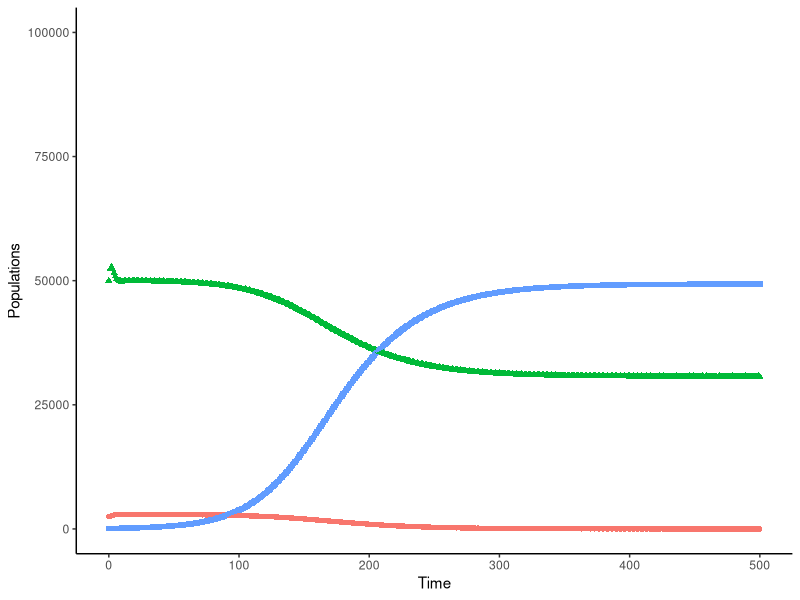
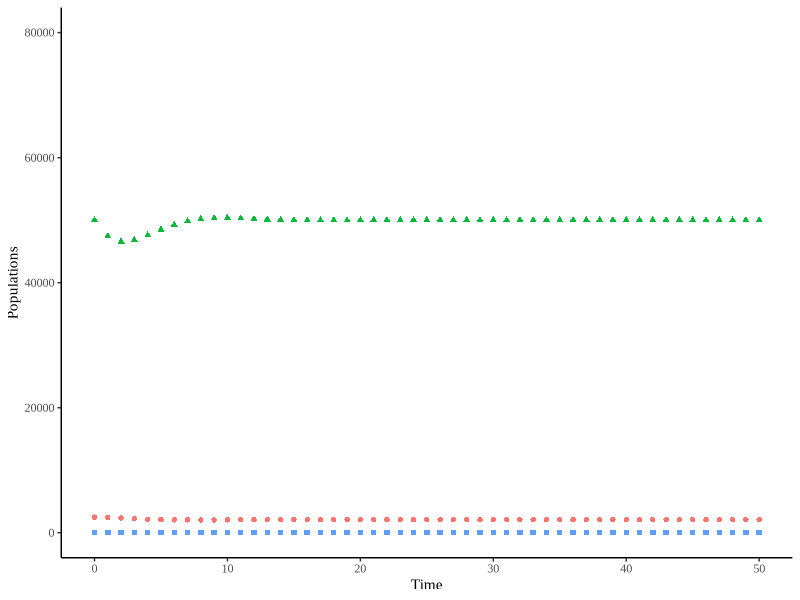
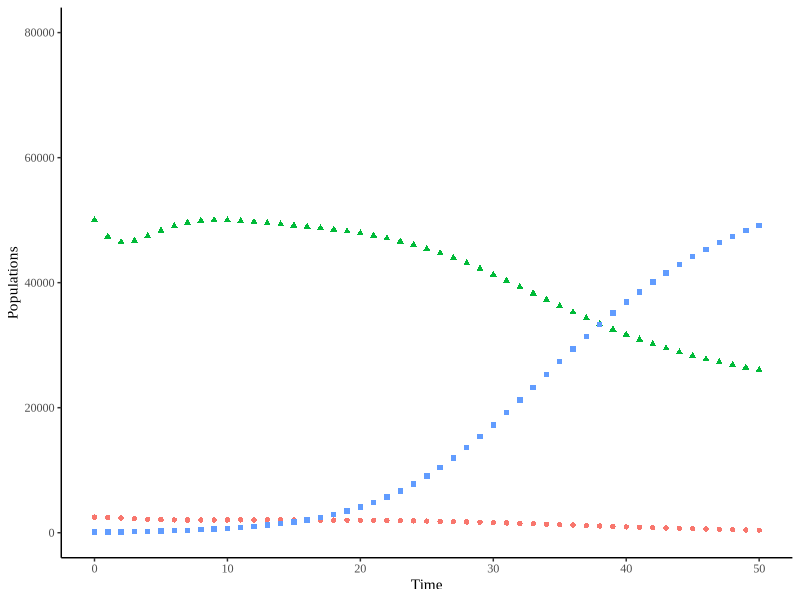
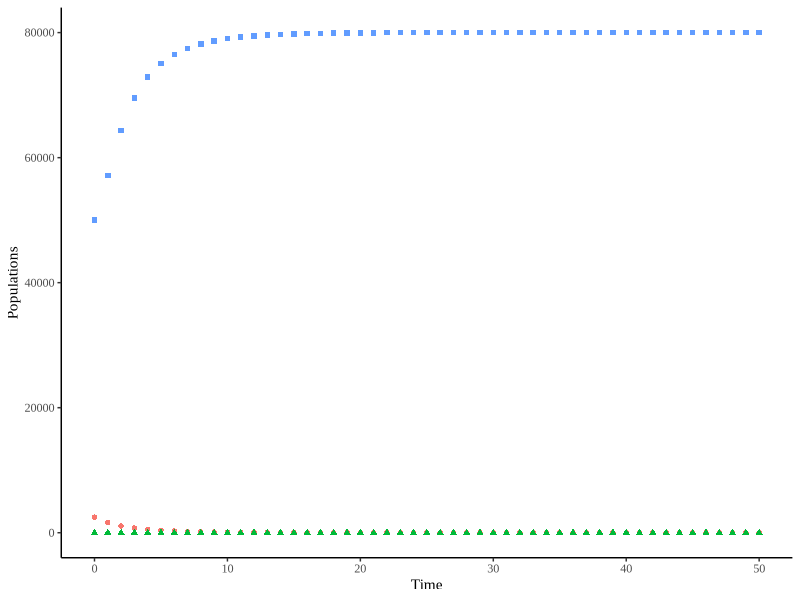
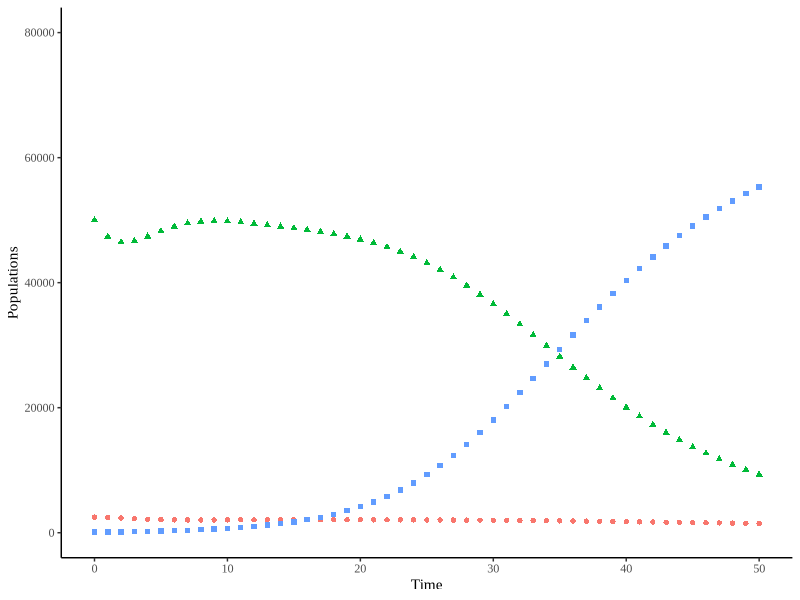
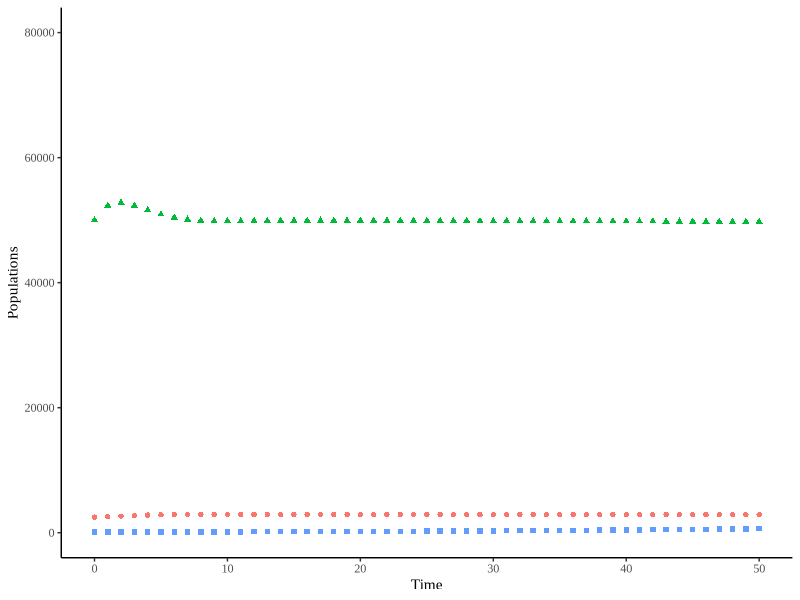
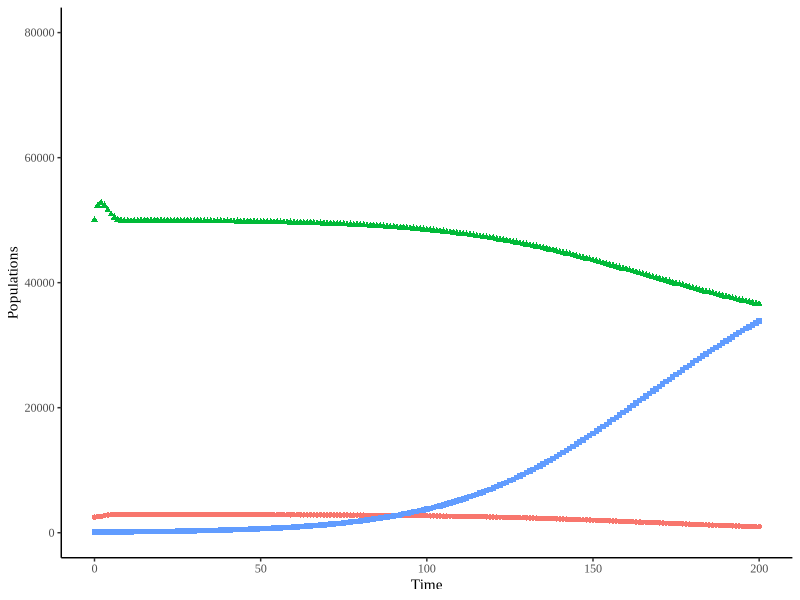

Reproduce these figures in R, in order.
# Smith, W. (2026). Modeling C. irus response to L. polyphyllus. GitHub. https://github.com/barilliumcode/frosted/blob/58d72a14c2ff1ffaebaa6787a0b94741a90dbff3/Model.R

# Used to look at 5 different scenarios:
# 1.) Normal condition: A population of C. irus with only L. perennis present. 
# 2.) Introduced condition: A population of C. irus with both L. perennis and 
##### L. polyphyllus as non-zero numbers. 
# 3.) Inverted condition: The normal condition is inverted. A population of 
##### C. irus now with only L. polyphyllus present. 
# 4.) Introduced benefits butterfly condition: A population of C. irus with 
##### both L. perennis and L. polyphyllus as non-zero numbers. Additionally, 
##### C. irus have adapted to benefit more from eating L. polyphyllus. 
# 5.) Competitive native condition: A population of C. irus with both 
##### L. perennis and L. polyphyllus as non-zero numbers. Additionally,  
##### L. perennis have adapted to better compete with L. polyphyllus.

# Adapted from Strimas-Mackey, M. (2020). Lotka-Volterra Predator Prey Model. https://strimas.com/post/lotka-volterra/

#---------- Loading packages --------------------
install.packages("tidyverse") #pivot_longer to reshape data
install.packages("deSolve") #ode
install.packages("ggplot2") #graphing
library(tidyverse)
library(deSolve)
library(ggplot2)

#---------- Key to PARAMETER language used below:
# S = sundial lupine; L = large leaf lupine; decay = exponential decay... 
# in the absence of plants; benefit = benefit to butterfly of... 
# interaction w/ plant; growth = logistic growth in absence of...
# butterflies; consumed = rate at which plant is consumed; 
pars <- c(decay = 0.7, Sbenefit = 0.000014, Sgrowth = 1.4, Sconsumed = 0.00018, 
          k = 80000, Lbenefit = 0.000005, Lgrowth = 1.5, Lconsumed = 0.00018)

#---------- Key to INITIAL STATE language used below:
# x = frosted elfin pop, y = sundial lupine pop, z = large leaf lupine pop
init <- c(x = 2500, y = 50000, z=100) #sets initial states for lv_results
time <- seq(0, 500, by = 1) #sets time sequence for lv_results
#---------- EQUATIONS for modeling lv_results --------------------
deriv <- function(t, state, pars) {
  with(as.list(c(state, pars)), {
    d_x <- -decay*x + Sbenefit*x*y+Lbenefit*x*z
    d_y <- Sgrowth*y*(1-((y+z)/k)) - Sconsumed*x*y
    d_z <- Lgrowth*z*(1-((y+z)/k)) - Lconsumed*x*z
    return(list(c(x = d_x, y = d_y, z = d_z)))})}
lv_results <- ode(init, time, deriv, pars)
# change results from a wide format to long format for graphing
class(lv_results) #pivot_ function doesnt work with matrix
lv_results=as.data.frame(lv_results) #convert to df
class(lv_results) #check if df now
long_df<-pivot_longer(lv_results,
                      cols=matches("x|y|z"),
                      names_to="Variable",
                      values_to="Value")
#---------- GRAPHING --------------------
ggplot(long_df, aes(time, Value, shape=Variable, colour=Variable))+
  geom_point()+
  ylim(0,100000)+
  theme_classic()+
  labs(x="Time", y= "Populations")+
  theme(legend.position="none")

# ------------------- 

# Scenario 1 Normal Condition
pars <- c(decay = 0.7, Sbenefit = 0.000014, Sgrowth = 1, Sconsumed = 0.00018, 
          k = 80000, Lbenefit = 0.000005, Lgrowth = 1.5, Lconsumed = 0.00018)
init <- c(x = 2500, y = 50000, z=0) #sets initial states for lv_results1
time <- seq(0, 50, by = 1) #sets time sequence for lv_results1
deriv <- function(t, state, pars) {
  with(as.list(c(state, pars)), {
    d_x <- -decay*x + Sbenefit*x*y+Lbenefit*x*z
    d_y <- Sgrowth*y*(1-((y+z)/k)) - Sconsumed*x*y
    d_z <- Lgrowth*z*(1-((y+z)/k)) - Lconsumed*x*z
    return(list(c(x = d_x, y = d_y, z = d_z)))})}
lv_results1 <- ode(init, time, deriv, pars)
class(lv_results1) #pivot_ function doesnt work with matrix
lv_results1=as.data.frame(lv_results1) #convert to df
class(lv_results1) #check if df now
long_df1<-pivot_longer(lv_results1,
                      cols=matches("x|y|z"),
                      names_to="Variable",
                      values_to="Value")

# Scenario 2 Introduced Condition
pars <- c(decay = 0.7, Sbenefit = 0.000014, Sgrowth = 1, Sconsumed = 0.00018, 
          k = 80000, Lbenefit = 0.000005, Lgrowth = 1.5, Lconsumed = 0.00018)
init <- c(x = 2500, y = 50000, z=100) #sets initial states for lv_results2
time <- seq(0, 50, by = 1) #sets time sequence for lv_results2
deriv <- function(t, state, pars) {
  with(as.list(c(state, pars)), {
    d_x <- -decay*x + Sbenefit*x*y+Lbenefit*x*z
    d_y <- Sgrowth*y*(1-((y+z)/k)) - Sconsumed*x*y
    d_z <- Lgrowth*z*(1-((y+z)/k)) - Lconsumed*x*z
    return(list(c(x = d_x, y = d_y, z = d_z)))})}
lv_results2 <- ode(init, time, deriv, pars)
class(lv_results2) #pivot_ function doesnt work with matrix
lv_results2=as.data.frame(lv_results2) #convert to df
class(lv_results2) #check if df now
long_df2<-pivot_longer(lv_results2,
                       cols=matches("x|y|z"),
                       names_to="Variable",
                       values_to="Value")

# Scenario 3 Inverted Condition
pars <- c(decay = 0.7, Sbenefit = 0.000014, Sgrowth = 1, Sconsumed = 0.00018, 
          k = 80000, Lbenefit = 0.000005, Lgrowth = 1.5, Lconsumed = 0.00018)
init <- c(x = 2500, y = 0, z=50000) #sets initial states for lv_results3
time <- seq(0, 50, by = 1) #sets time sequence for lv_results3
deriv <- function(t, state, pars) {
  with(as.list(c(state, pars)), {
    d_x <- -decay*x + Sbenefit*x*y+Lbenefit*x*z
    d_y <- Sgrowth*y*(1-((y+z)/k)) - Sconsumed*x*y
    d_z <- Lgrowth*z*(1-((y+z)/k)) - Lconsumed*x*z
    return(list(c(x = d_x, y = d_y, z = d_z)))})}
lv_results3 <- ode(init, time, deriv, pars)
class(lv_results3) #pivot_ function doesnt work with matrix
lv_results3=as.data.frame(lv_results3) #convert to df
class(lv_results3) #check if df now
long_df3<-pivot_longer(lv_results3,
                       cols=matches("x|y|z"),
                       names_to="Variable",
                       values_to="Value")

# Scenario 4 Introduced benefits butterfly condition
pars <- c(decay = 0.7, Sbenefit = 0.000014, Sgrowth = 1, Sconsumed = 0.00018, 
          k = 80000, Lbenefit = 0.000010, Lgrowth = 1.5, Lconsumed = 0.00018)
init <- c(x = 2500, y = 50000, z=100) #sets initial states for lv_results4
time <- seq(0, 50, by = 1) #sets time sequence for lv_results4
deriv <- function(t, state, pars) {
  with(as.list(c(state, pars)), {
    d_x <- -decay*x + Sbenefit*x*y+Lbenefit*x*z
    d_y <- Sgrowth*y*(1-((y+z)/k)) - Sconsumed*x*y
    d_z <- Lgrowth*z*(1-((y+z)/k)) - Lconsumed*x*z
    return(list(c(x = d_x, y = d_y, z = d_z)))})}
lv_results4 <- ode(init, time, deriv, pars)
class(lv_results4) #pivot_ function doesnt work with matrix
lv_results4=as.data.frame(lv_results4) #convert to df
class(lv_results4) #check if df now
long_df4<-pivot_longer(lv_results4,
                       cols=matches("x|y|z"),
                       names_to="Variable",
                       values_to="Value")

# Scenario 5 Competitive native condition
pars <- c(decay = 0.7, Sbenefit = 0.000014, Sgrowth = 1.4, Sconsumed = 0.00018, 
          k = 80000, Lbenefit = 0.000005, Lgrowth = 1.5, Lconsumed = 0.00018)
init <- c(x = 2500, y = 50000, z=100) #sets initial states for lv_results5a
time <- seq(0, 50, by = 1) #sets time sequence for lv_results5a
deriv <- function(t, state, pars) {
  with(as.list(c(state, pars)), {
    d_x <- -decay*x + Sbenefit*x*y+Lbenefit*x*z
    d_y <- Sgrowth*y*(1-((y+z)/k)) - Sconsumed*x*y
    d_z <- Lgrowth*z*(1-((y+z)/k)) - Lconsumed*x*z
    return(list(c(x = d_x, y = d_y, z = d_z)))})}
lv_results5a <- ode(init, time, deriv, pars)
class(lv_results5a) #pivot_ function doesnt work with matrix
lv_results5a=as.data.frame(lv_results5a) #convert to df
class(lv_results5a) #check if df now
long_df5a<-pivot_longer(lv_results5a,
                       cols=matches("x|y|z"),
                       names_to="Variable",
                       values_to="Value")

# Scenario 5 Competitive native condition **further time steps**
pars <- c(decay = 0.7, Sbenefit = 0.000014, Sgrowth = 1.4, Sconsumed = 0.00018, 
          k = 80000, Lbenefit = 0.000005, Lgrowth = 1.5, Lconsumed = 0.00018)
init <- c(x = 2500, y = 50000, z=100) #sets initial states for lv_results5b
time <- seq(0, 200, by = 1) #sets time sequence for lv_results5b
deriv <- function(t, state, pars) {
  with(as.list(c(state, pars)), {
    d_x <- -decay*x + Sbenefit*x*y+Lbenefit*x*z
    d_y <- Sgrowth*y*(1-((y+z)/k)) - Sconsumed*x*y
    d_z <- Lgrowth*z*(1-((y+z)/k)) - Lconsumed*x*z
    return(list(c(x = d_x, y = d_y, z = d_z)))})}
lv_results5b <- ode(init, time, deriv, pars)
class(lv_results5b) #pivot_ function doesnt work with matrix
lv_results5b=as.data.frame(lv_results5b) #convert to df
class(lv_results5b) #check if df now
long_df5b<-pivot_longer(lv_results5b,
                       cols=matches("x|y|z"),
                       names_to="Variable",
                       values_to="Value")

#---------- Graphing all scenarios together
par(mfrow=c(2,3)) #not working??
ggplot(long_df1, aes(time, Value, shape=Variable, colour=Variable))+
  geom_point()+
  ylim(0,80000)+
  theme_classic()+
  labs(x="Time", y= "Populations")+
  theme(legend.position="none", text = element_text(family = "Times New Roman"))
ggplot(long_df2, aes(time, Value, shape=Variable, colour=Variable))+
  geom_point()+
  ylim(0,80000)+
  theme_classic()+
  labs(x="Time", y= "Populations")+
  theme(legend.position="none", text = element_text(family = "Times New Roman"))
ggplot(long_df3, aes(time, Value, shape=Variable, colour=Variable))+
  geom_point()+
  ylim(0,80000)+
  theme_classic()+
  labs(x="Time", y= "Populations")+
  theme(legend.position="none", text = element_text(family = "Times New Roman"))
ggplot(long_df4, aes(time, Value, shape=Variable, colour=Variable))+
  geom_point()+
  ylim(0,80000)+
  theme_classic()+
  labs(x="Time", y= "Populations")+
  theme(legend.position="none", text = element_text(family = "Times New Roman"))
ggplot(long_df5a, aes(time, Value, shape=Variable, colour=Variable))+
  geom_point()+
  ylim(0,80000)+
  theme_classic()+
  labs(x="Time", y= "Populations")+
  theme(legend.position="none", text = element_text(family = "Times New Roman"))
ggplot(long_df5b, aes(time, Value, shape=Variable, colour=Variable))+
  geom_point()+
  ylim(0,80000)+
  theme_classic()+
  labs(x="Time", y= "Populations")+
  theme(legend.position="none", text = element_text(family = "Times New Roman"))
